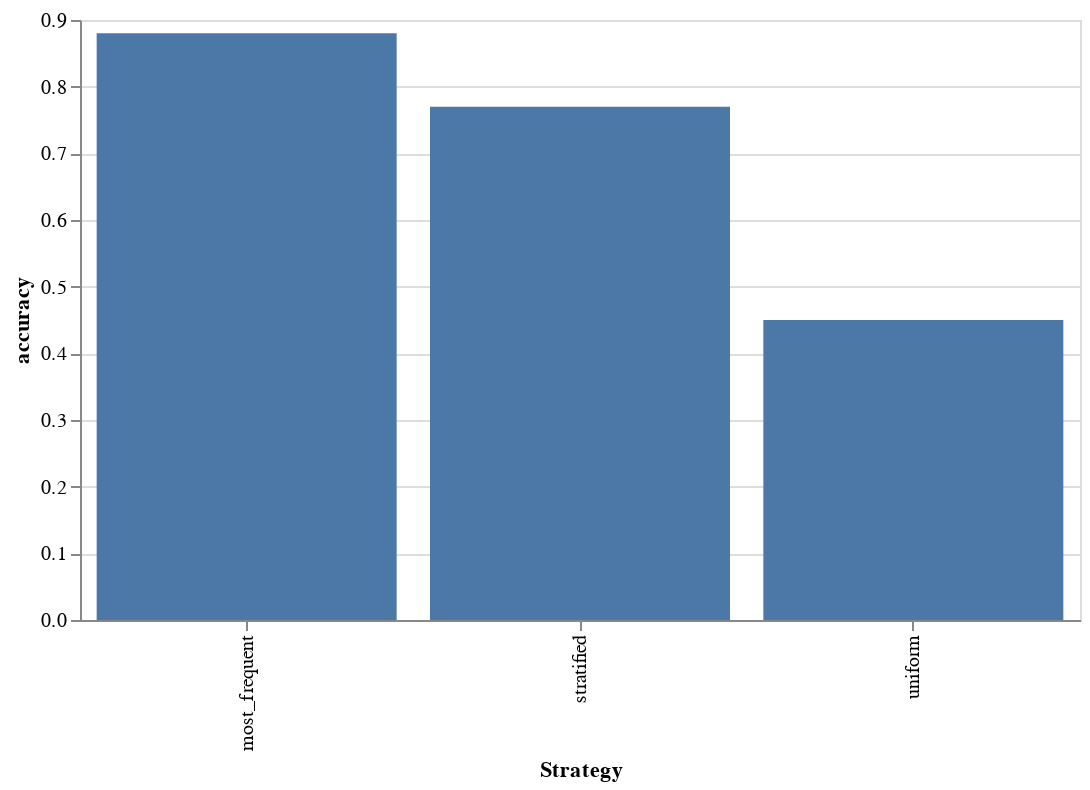

Here is the notebook cell this chart was saved with:
### Markdown cell above
**Question 4.7** 
<br> {points: 1}

Using Altair, make a bar plot (`mark_bar()`) that displays the `strategy` on the x-axis and the `accuracy` on the y-axis. Don't forget to give it a title and to sort it in ascending order. Make sure it has the dimensions `width=500, height=300`. 
Name the plot `Dummy_plot`.

### Code cell
source = accuracies_df
Dummy_plot = alt.Chart(source).mark_bar().encode(
    alt.X("strategy", title="Strategy"),
    alt.Y("accuracy")).properties(width=500, height=300)
Dummy_plot

### Figure 1 — Vega-Lite specification as saved in the notebook (floating-point values rounded to 4 significant figures)
{"config": {"view": {"continuousWidth": 400, "continuousHeight": 300}}, "data": {"name": "data-0e932cbd1f01c50c94016cd7b390eb3b"}, "mark": "bar", "encoding": {"x": {"type": "nominal", "field": "strategy", "title": "Strategy"}, "y": {"type": "quantitative", "field": "accuracy"}}, "height": 300, "width": 500, "$schema": "https://vega.github.io/schema/vega-lite/v4.8.1.json", "datasets": {"data-0e932cbd1f01c50c94016cd7b390eb3b": [{"strategy": "stratified", "accuracy": 0.77}, {"strategy": "most_frequent", "accuracy": 0.88}, {"strategy": "uniform", "accuracy": 0.45}]}}
